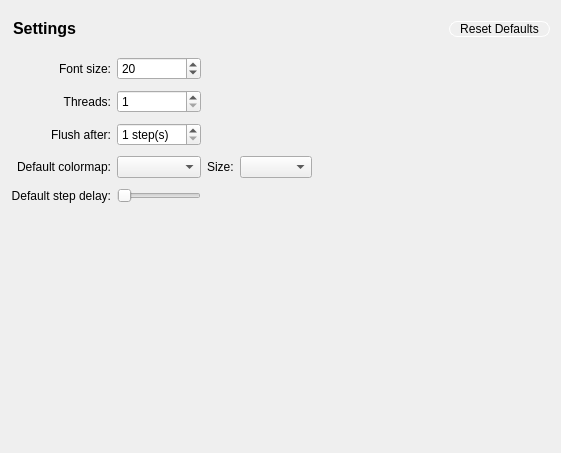
<?xml version="1.0" encoding="UTF-8"?>
<ui version="4.0">
 <class>SettingsPage</class>
 <widget class="QWidget" name="SettingsPage">
  <property name="geometry">
   <rect>
    <x>0</x>
    <y>0</y>
    <width>561</width>
    <height>453</height>
   </rect>
  </property>
  <property name="windowTitle">
   <string>Form</string>
  </property>
  <layout class="QGridLayout" name="gridLayout_2">
   <item row="0" column="0" colspan="2">
    <layout class="QHBoxLayout" name="horizontalLayout">
     <property name="topMargin">
      <number>8</number>
     </property>
     <property name="bottomMargin">
      <number>12</number>
     </property>
     <item>
      <widget class="QLabel" name="label">
       <property name="sizePolicy">
        <sizepolicy hsizetype="Preferred" vsizetype="Fixed">
         <horstretch>0</horstretch>
         <verstretch>0</verstretch>
        </sizepolicy>
       </property>
       <property name="font">
        <font>
         <pointsize>12</pointsize>
         <weight>75</weight>
         <bold>true</bold>
        </font>
       </property>
       <property name="text">
        <string>Settings</string>
       </property>
       <property name="indent">
        <number>2</number>
       </property>
      </widget>
     </item>
     <item>
      <spacer name="horizontalSpacer_2">
       <property name="orientation">
        <enum>Qt::Horizontal</enum>
       </property>
       <property name="sizeHint" stdset="0">
        <size>
         <width>40</width>
         <height>20</height>
        </size>
       </property>
      </spacer>
     </item>
     <item>
      <widget class="QPushButton" name="reset">
       <property name="styleSheet">
        <string notr="true">QPushButton  {
  border: 1px solid white;
  border-radius: 8px;
  background-color: transparent;
  padding-left: 10px;
  padding-right: 10px;
}
QPushButton::hover {
  background-color: #4285f4;
}</string>
       </property>
       <property name="text">
        <string>Reset Defaults</string>
       </property>
      </widget>
     </item>
    </layout>
   </item>
   <item row="3" column="0">
    <spacer name="verticalSpacer">
     <property name="orientation">
      <enum>Qt::Vertical</enum>
     </property>
     <property name="sizeHint" stdset="0">
      <size>
       <width>20</width>
       <height>40</height>
      </size>
     </property>
    </spacer>
   </item>
   <item row="1" column="1">
    <spacer name="horizontalSpacer">
     <property name="orientation">
      <enum>Qt::Horizontal</enum>
     </property>
     <property name="sizeHint" stdset="0">
      <size>
       <width>40</width>
       <height>20</height>
      </size>
     </property>
    </spacer>
   </item>
   <item row="1" column="0">
    <layout class="QGridLayout" name="gridLayout">
     <property name="verticalSpacing">
      <number>10</number>
     </property>
     <item row="3" column="1">
      <widget class="QComboBox" name="colormaps"/>
     </item>
     <item row="3" column="3">
      <widget class="QComboBox" name="colormapsize">
       <property name="minimumSize">
        <size>
         <width>50</width>
         <height>0</height>
        </size>
       </property>
      </widget>
     </item>
     <item row="2" column="1">
      <widget class="QSpinBox" name="stepsToFlush">
       <property name="suffix">
        <string> step(s)</string>
       </property>
       <property name="minimum">
        <number>1</number>
       </property>
      </widget>
     </item>
     <item row="4" column="1">
      <widget class="QSlider" name="delay">
       <property name="maximum">
        <number>500</number>
       </property>
       <property name="singleStep">
        <number>10</number>
       </property>
       <property name="pageStep">
        <number>100</number>
       </property>
       <property name="orientation">
        <enum>Qt::Horizontal</enum>
       </property>
      </widget>
     </item>
     <item row="1" column="1">
      <widget class="QSpinBox" name="threads">
       <property name="minimum">
        <number>1</number>
       </property>
      </widget>
     </item>
     <item row="4" column="0">
      <widget class="QLabel" name="label_5">
       <property name="text">
        <string>Default step delay:</string>
       </property>
       <property name="alignment">
        <set>Qt::AlignRight|Qt::AlignTrailing|Qt::AlignVCenter</set>
       </property>
      </widget>
     </item>
     <item row="1" column="0">
      <widget class="QLabel" name="label_2">
       <property name="text">
        <string>Threads:</string>
       </property>
       <property name="alignment">
        <set>Qt::AlignRight|Qt::AlignTrailing|Qt::AlignVCenter</set>
       </property>
      </widget>
     </item>
     <item row="2" column="0">
      <widget class="QLabel" name="label_6">
       <property name="text">
        <string>Flush after:</string>
       </property>
       <property name="alignment">
        <set>Qt::AlignRight|Qt::AlignTrailing|Qt::AlignVCenter</set>
       </property>
      </widget>
     </item>
     <item row="3" column="0">
      <widget class="QLabel" name="label_3">
       <property name="text">
        <string>Default colormap:</string>
       </property>
       <property name="alignment">
        <set>Qt::AlignRight|Qt::AlignTrailing|Qt::AlignVCenter</set>
       </property>
      </widget>
     </item>
     <item row="3" column="2">
      <widget class="QLabel" name="label_4">
       <property name="text">
        <string>Size:</string>
       </property>
      </widget>
     </item>
     <item row="0" column="0">
      <widget class="QLabel" name="label_7">
       <property name="text">
        <string>Font size:</string>
       </property>
       <property name="alignment">
        <set>Qt::AlignRight|Qt::AlignTrailing|Qt::AlignVCenter</set>
       </property>
      </widget>
     </item>
     <item row="0" column="1">
      <widget class="QSpinBox" name="fontSize">
       <property name="minimum">
        <number>6</number>
       </property>
       <property name="maximum">
        <number>22</number>
       </property>
       <property name="value">
        <number>20</number>
       </property>
      </widget>
     </item>
    </layout>
   </item>
  </layout>
 </widget>
 <resources/>
 <connections/>
</ui>
